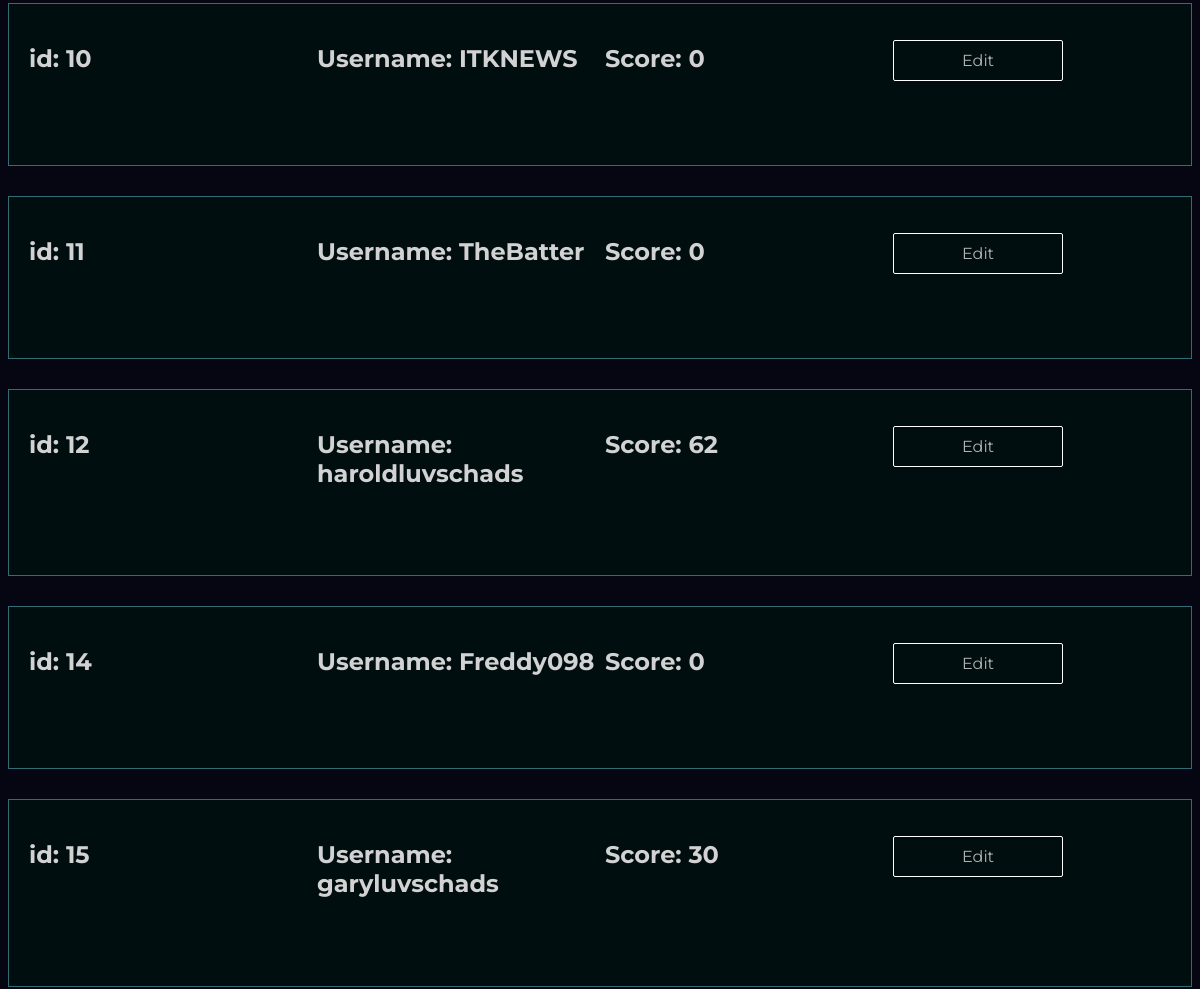
Page /review_score.php (signed in, middle part) on the earlier database version.
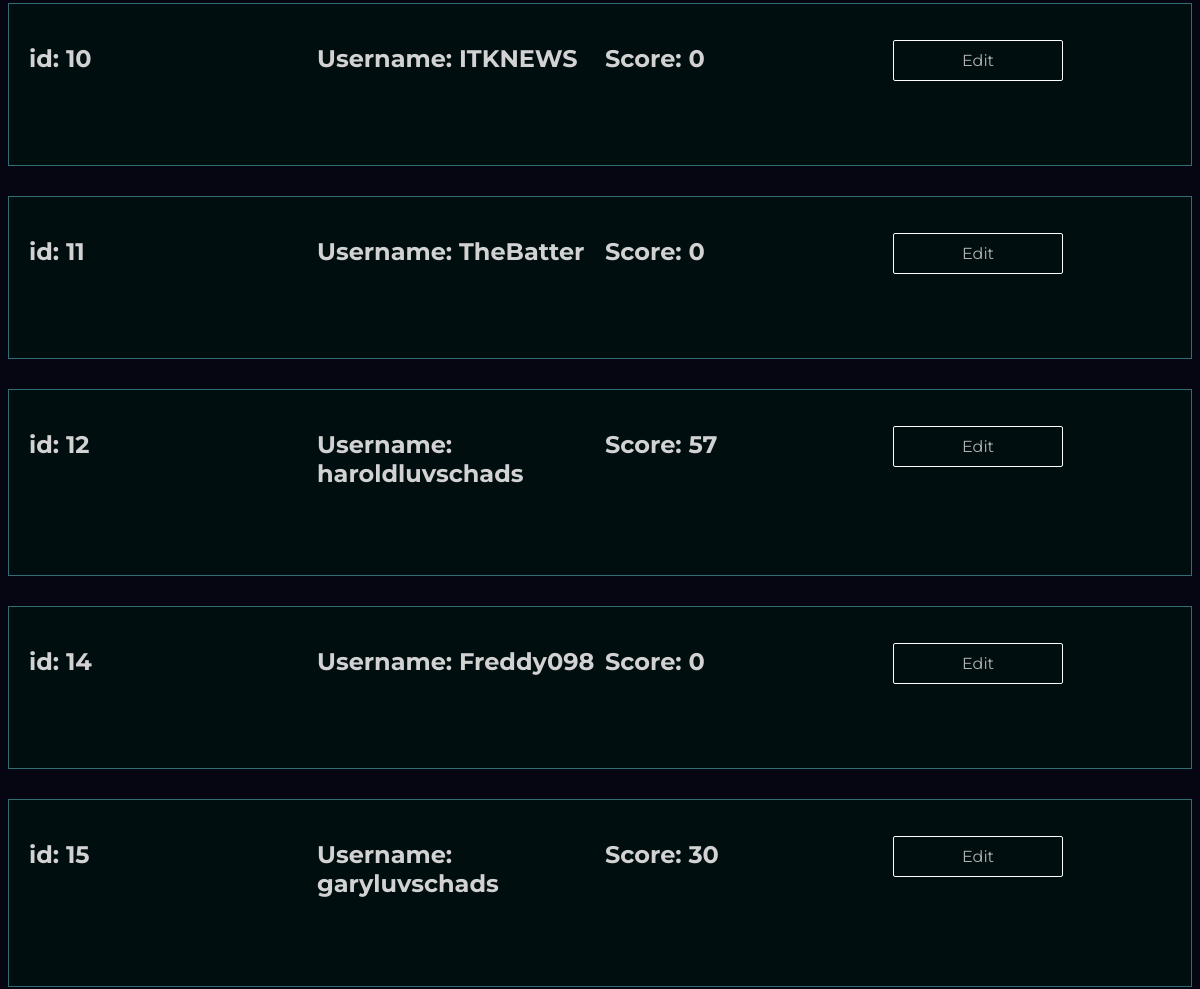
Same page on the later database version.
### tables this page shows
CREATE TABLE `users` (
  `id` int(11) NOT NULL,
  `username` text NOT NULL,
  `password` text NOT NULL,
  `firstname` text NOT NULL,
  `lastname` text NOT NULL,
  `email` text NOT NULL,
  `birthdate` text NOT NULL,
  `role` enum('user','admin','owner','') NOT NULL,
  `score` int(11) NOT NULL,
  `supplies_status` enum('Very High','High','Medium','Low','Very Low') NOT NULL DEFAULT 'Medium',
  `shelter_location` enum('Bedfordshire','Berkshire','Bristol','Buckinghamshire','Cambridgeshire','Cheshire','Cornwall','Cumbria','Derbyshire','Devon','Dorset','Durham','East Riding of Yorkshire','East Sussex','Essex','Gloucestershire','Greater London','Greater Manchester','Hampshire','Herefordshire','Hertfordshire','Isle of Wight','Kent','Lancashire','Leicestershire','Lincolnshire','Merseyside','Middlesex','Norfolk','North Yorkshire','Northamptonshire','Northumberland','Nottinghamshire','Oxfordshire','Rutland','Shropshire','Somerset','South Yorkshire','Staffordshire','Suffolk','Surrey','Tyne and Wear','Warwickshire','West Midlands','West Sussex','West Yorkshire','Wiltshire','Worcestershire') DEFAULT NULL,
  `weekly_reported_issues` int(11) NOT NULL,
  `last_supply_request` datetime DEFAULT NULL
);

### review_score.php (the view, shortened to what this page needs)
<!DOCTYPE html>
<html lang="en">
<head>
    <link rel="stylesheet" href="main.css">
    <link rel="stylesheet" href="review_score.css">
    <link rel="stylesheet" href="https://cdnjs.cloudflare.com/ajax/libs/font-awesome/6.5.0/css/all.min.css">
</head>
<body>
<?php
include 'connectdb.php';
    $stmt= $conn->prepare ("SELECT * FROM users WHERE role!='admin';");
    $stmt->execute();
    $result = $stmt->get_result();
    while ($row = $result->fetch_assoc()){
        $scores[]=$row;
    }
    if (!empty($scores)) {
        foreach ($scores as $row) {
            echo '<section class="scoreCard">';
            echo '<div> <h2> id: '  . htmlspecialchars($row['id']).' </h2></div>';
            echo '<div> <h2> Username: '  . htmlspecialchars($row['username']).'</h2></div>';
            echo '<div> <h2> Score: ' . htmlspecialchars($row['score']) . '</h2></div>';
            echo '<p>
                    <a class="btn" onclick="return confirm(\'Do You Really Want To Edit This?\')" href="edit_score.php?id=' . htmlspecialchars($row['id']) . '">Edit</a>
            </p>';
            echo '<br>' .'<br>';
            echo '</section>';
        }
    } else {
        echo "<p>No users found.</p>";
    }
    ?>
</body>
</html>

Differences in the rows shown:
changed users "haroldluvschads": score "62" → "57"
